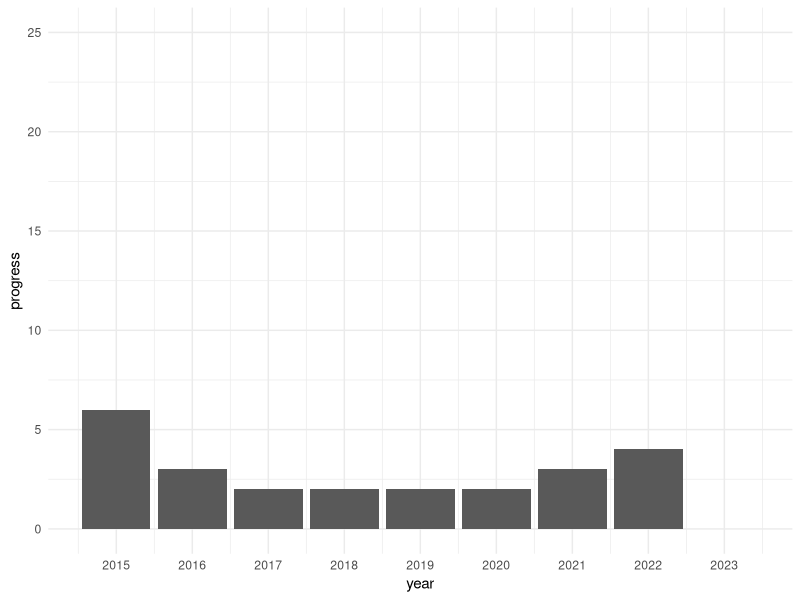

Reproduce this figure in R.
## ---- chunk 1
#| label: progress plot
#| echo: false
#| fig-height: 3
library(tidyverse)

tibble(year     = 2015:2023,
       progress = c("2015" = 6,
                    "2016" = 3,
                    "2017" = 2,
                    "2018" = 2,
                    "2019" = 2,
                    "2020" = 2,
                    "2021" = 3,
                    "2022" = 4,
                    "2023" = 0)) |> 
    ggplot(mapping = aes(x = year, y = progress)) + 
    geom_col() +
    scale_x_continuous(breaks = 2015:2023) +
    scale_y_continuous(limits = c(0, 25)) +
    theme_minimal()
